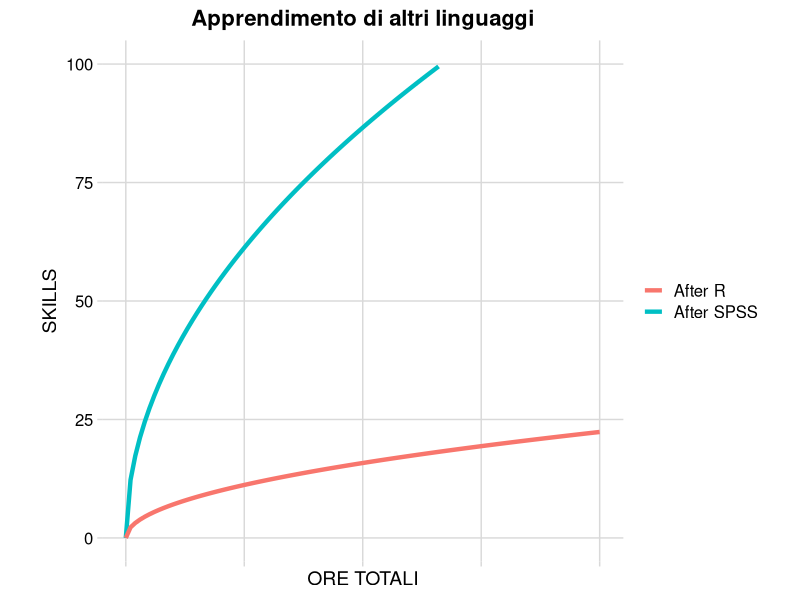
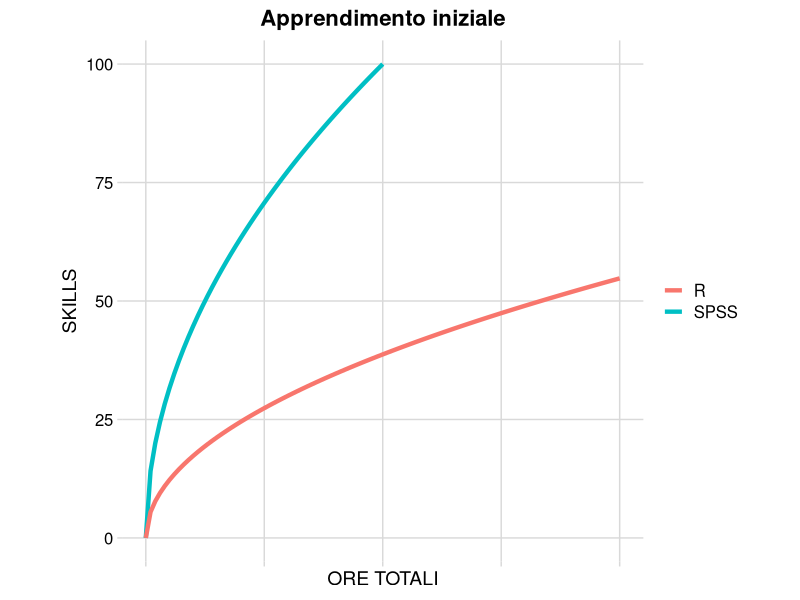

Reproduce these figures in R, in order.
library(tidyverse)

spss_curve <- function(x) sqrt(x*200)
r_curve <- function(x) sqrt(x*30)

ggplot(data = data.frame(x = 0), mapping = aes(x = x)) + 
  stat_function(fun = spss_curve, aes(color = "SPSS"), size = 1.5) +
  stat_function(fun = r_curve, aes(color = "R"), size = 1.5) +
  xlim(0, 100) +
  ylim(0, 100) +
  cowplot::theme_minimal_grid() +
  xlab("ORE TOTALI") +
  ylab("SKILLS") +
  theme(axis.text.x = element_blank(),
        legend.title = element_blank(),
        aspect.ratio = 1,
        plot.title = element_text(hjust = 0.5)) +
  ggtitle("Apprendimento iniziale") -> learning_r_plot


after_spss <- function(x) sqrt(x*5)

ggplot(data = data.frame(x = 0), mapping = aes(x = x)) + 
  stat_function(fun = function(x) sqrt(x*150), aes(color = "After SPSS"), size = 1.5) +
  stat_function(fun = after_spss, aes(color = "After R"), size = 1.5) +
  xlim(0, 100) +
  ylim(0, 100) +
  cowplot::theme_minimal_grid() +
  xlab("ORE TOTALI") +
  ylab("SKILLS") +
  theme(axis.text.x = element_blank(),
        legend.title = element_blank(),
        aspect.ratio = 1,
        plot.title = element_text(hjust = 0.5)) +
  ggtitle("Apprendimento di altri linguaggi") -> after_r_plot
